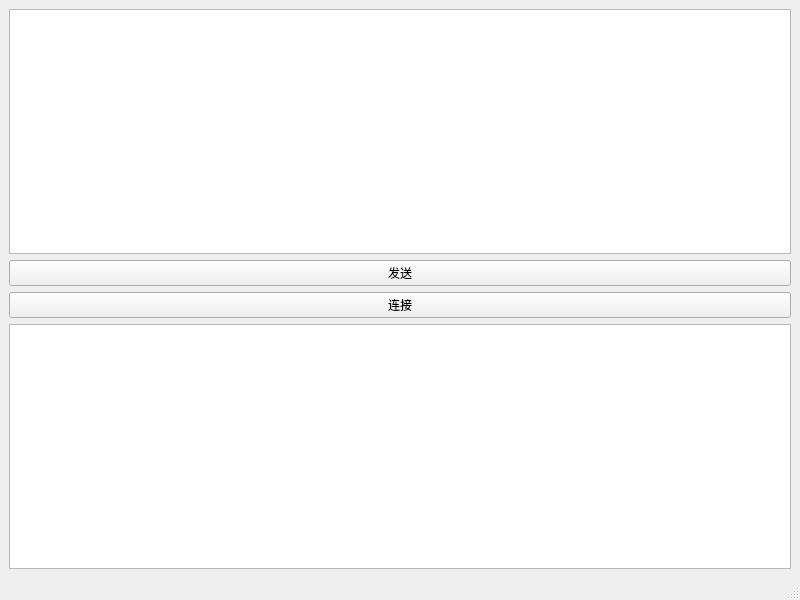
<?xml version="1.0" encoding="UTF-8"?>
<ui version="4.0">
 <class>MainWindow</class>
 <widget class="QMainWindow" name="MainWindow">
  <property name="geometry">
   <rect>
    <x>0</x>
    <y>0</y>
    <width>800</width>
    <height>600</height>
   </rect>
  </property>
  <property name="windowTitle">
   <string>MainWindow</string>
  </property>
  <widget class="QWidget" name="centralwidget">
   <layout class="QVBoxLayout" name="verticalLayout">
    <item>
     <widget class="QPlainTextEdit" name="sender"/>
    </item>
    <item>
     <widget class="QPushButton" name="btn_send">
      <property name="text">
       <string>发送</string>
      </property>
     </widget>
    </item>
    <item>
     <widget class="QPushButton" name="btn_connect">
      <property name="text">
       <string>连接</string>
      </property>
     </widget>
    </item>
    <item>
     <widget class="QTextEdit" name="msgs"/>
    </item>
   </layout>
  </widget>
  <widget class="QMenuBar" name="menubar">
   <property name="geometry">
    <rect>
     <x>0</x>
     <y>0</y>
     <width>800</width>
     <height>18</height>
    </rect>
   </property>
  </widget>
  <widget class="QStatusBar" name="statusbar"/>
 </widget>
 <resources/>
 <connections/>
</ui>
